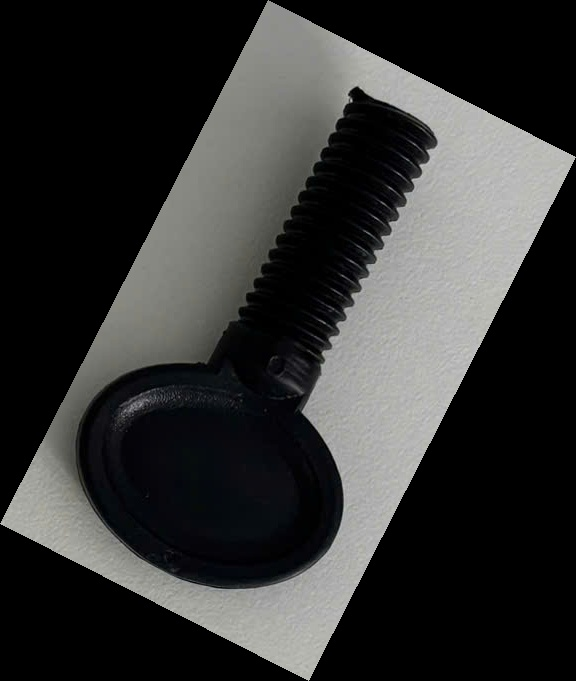
#> input picture src/data/sample/sample_1.jpg, 576 x 681 px, found by its file name
$ python test_maching_SIFT_Homography_v3.py
#> lines starting #> are read from the running program, lines starting #| are printed output that depends on the picture
import cv2
import numpy as np

def match_and_draw_box(template_path, scene_path):
    # Đọc ảnh
#> called with template_path = 'src\\data\\sample\\sample_1.jpg', scene_path = 'src\\data\\sample\\1.jpg'
    template = cv2.imread(template_path, cv2.IMREAD_COLOR)
#> template is the input picture: shape (681, 576, 3); mean B, G, R 51.1, 51.9, 51.5
    scene = cv2.imread(scene_path, cv2.IMREAD_COLOR)
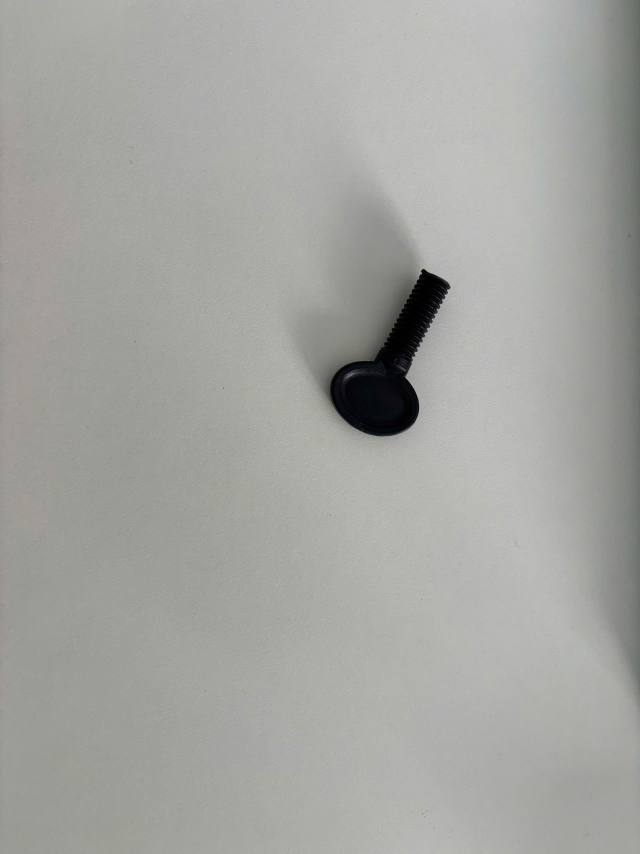
#> input picture src/data/sample/1.jpg, 1920 x 2560 px, found by its file name (shown at 1/3 size)
#> scene is the input picture: shape (2560, 1920, 3); mean B, G, R 160.9, 165.3, 164.6

    if template is None or scene is None:
        print("[ERROR] Không load được ảnh.")
        return

    # Resize còn 1/2
    template = cv2.resize(template, (template.shape[1]//2, template.shape[0]//2))
#> template: shape (340, 288, 3)
    scene = cv2.resize(scene, (scene.shape[1]//2, scene.shape[0]//2))
#> scene: shape (1280, 960, 3)


    # Tạo SIFT detector
    sift = cv2.SIFT_create()

    # Trích đặc trưng
    kp1, des1 = sift.detectAndCompute(template, None)
#> kp1 = 118 keypoints; strongest (x, y, size): (193, 196, 52.6), (26, 255, 27.3), (239, 94, 47.6), (184, 82, 35.2)
    kp2, des2 = sift.detectAndCompute(scene, None)
#> kp2 = 100 keypoints; strongest (x, y, size): (563, 593, 88.2), (641, 440, 41.7), (635, 406, 4.2), (641, 493, 2.1)

    # Match bằng BFMatcher + knn
    bf = cv2.BFMatcher()
    matches = bf.knnMatch(des1, des2, k=2)
#> matches = 118 matches

    # Ratio test
    good = []
    for m, n in matches:
        if m.distance < 0.75 * n.distance:
            good.append(m)
#> this loop made 118 passes
#> after the loop, good = 62 matches

    print(f"[INFO] Số match tốt: {len(good)}")
#| [INFO] Số match tốt: 62

    # Tính Homography nếu đủ điểm
    if len(good) > 4:
        src_pts = np.float32([kp1[m.queryIdx].pt for m in good]).reshape(-1, 1, 2)
#> src_pts = 62 rows, first 8: [12.38, 266.3], [17.94, 268.9], [53.08, 266.2], [67.04, 195.8], [67.36, 202.1], [70.04, 208.2], [72.69, 282.1], [100.6, 293.1]
        dst_pts = np.float32([kp2[m.trainIdx].pt for m in good]).reshape(-1, 1, 2)
#> dst_pts = 62 rows, first 8: [620.2, 580.2], [620.2, 580.2], [510.3, 626.7], [524, 556.1], [524.5, 562.3], [527, 568.5], [529.7, 642.4], [529.7, 642.4]

        M, mask = cv2.findHomography(src_pts, dst_pts, cv2.RANSAC, 5.0)
#> M = [[0.988, -0.00444, 457.7], [-0.00694, 0.996, 360.4], [-1.35e-05, -6.05e-06, 1]]; mask = 62 values, max 1 at index 2, min 0 at index 0, mean 0.855

        if M is not None:
            h, w = template.shape[:2]
#> h = 340; w = 288
            pts = np.float32([[0,0],[0,h],[w,h],[w,0]]).reshape(-1,1,2)
#> pts = [[0, 0], [0, 340], [288, 340], [288, 0]]
            dst = cv2.perspectiveTransform(pts, M)
#> dst = [[457.7, 360.4], [457.1, 700.3], [745.1, 701.1], [745.1, 359.8]]

            # Vẽ box lên ảnh gốc
            scene = cv2.polylines(scene, [np.int32(dst)], True, (0,255,0), 3)
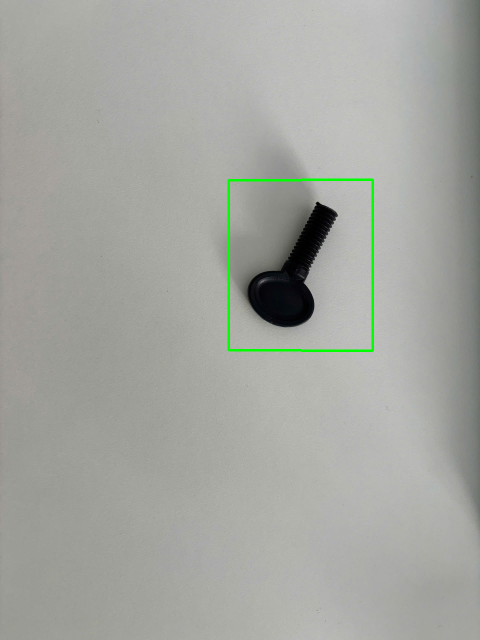
#> scene: shape (1280, 960, 3) (shown at 1/2 size); mean B, G, R 160.2, 165.8, 163.8
        else:
            print("[WARN] Không tính được Homography.")
    else:
        print("[WARN] Không đủ match để tính Homography.")

    # Hiển thị kết quả
    cv2.imshow("Matching Result", scene)
    cv2.waitKey(0)
    cv2.destroyAllWindows()


# Gọi thử
match_and_draw_box( r"src\data\sample\sample_1.jpg", r"src\data\sample\1.jpg")
